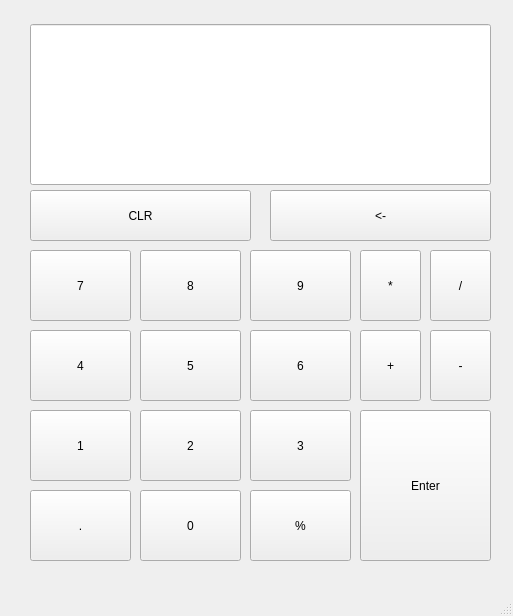
<?xml version="1.0" encoding="UTF-8"?>
<ui version="4.0">
 <class>MainWindow</class>
 <widget class="QMainWindow" name="MainWindow">
  <property name="geometry">
   <rect>
    <x>0</x>
    <y>0</y>
    <width>513</width>
    <height>616</height>
   </rect>
  </property>
  <property name="windowTitle">
   <string>MainWindow</string>
  </property>
  <widget class="QWidget" name="centralwidget">
   <widget class="QLineEdit" name="pantalla">
    <property name="geometry">
     <rect>
      <x>30</x>
      <y>24</y>
      <width>461</width>
      <height>161</height>
     </rect>
    </property>
   </widget>
   <widget class="QPushButton" name="btn_7">
    <property name="geometry">
     <rect>
      <x>30</x>
      <y>250</y>
      <width>101</width>
      <height>71</height>
     </rect>
    </property>
    <property name="text">
     <string>7</string>
    </property>
   </widget>
   <widget class="QPushButton" name="btn_punto">
    <property name="geometry">
     <rect>
      <x>30</x>
      <y>490</y>
      <width>101</width>
      <height>71</height>
     </rect>
    </property>
    <property name="text">
     <string>.</string>
    </property>
   </widget>
   <widget class="QPushButton" name="btn_1">
    <property name="geometry">
     <rect>
      <x>30</x>
      <y>410</y>
      <width>101</width>
      <height>71</height>
     </rect>
    </property>
    <property name="text">
     <string>1</string>
    </property>
   </widget>
   <widget class="QPushButton" name="btn_4">
    <property name="geometry">
     <rect>
      <x>30</x>
      <y>330</y>
      <width>101</width>
      <height>71</height>
     </rect>
    </property>
    <property name="text">
     <string>4</string>
    </property>
   </widget>
   <widget class="QPushButton" name="btn_perc">
    <property name="geometry">
     <rect>
      <x>250</x>
      <y>490</y>
      <width>101</width>
      <height>71</height>
     </rect>
    </property>
    <property name="text">
     <string>%</string>
    </property>
   </widget>
   <widget class="QPushButton" name="btn_3">
    <property name="geometry">
     <rect>
      <x>250</x>
      <y>410</y>
      <width>101</width>
      <height>71</height>
     </rect>
    </property>
    <property name="text">
     <string>3</string>
    </property>
   </widget>
   <widget class="QPushButton" name="btn_6">
    <property name="geometry">
     <rect>
      <x>250</x>
      <y>330</y>
      <width>101</width>
      <height>71</height>
     </rect>
    </property>
    <property name="text">
     <string>6</string>
    </property>
   </widget>
   <widget class="QPushButton" name="btn_9">
    <property name="geometry">
     <rect>
      <x>250</x>
      <y>250</y>
      <width>101</width>
      <height>71</height>
     </rect>
    </property>
    <property name="text">
     <string>9</string>
    </property>
   </widget>
   <widget class="QPushButton" name="btn_0">
    <property name="geometry">
     <rect>
      <x>140</x>
      <y>490</y>
      <width>101</width>
      <height>71</height>
     </rect>
    </property>
    <property name="text">
     <string>0</string>
    </property>
   </widget>
   <widget class="QPushButton" name="btn_2">
    <property name="geometry">
     <rect>
      <x>140</x>
      <y>410</y>
      <width>101</width>
      <height>71</height>
     </rect>
    </property>
    <property name="text">
     <string>2</string>
    </property>
   </widget>
   <widget class="QPushButton" name="btn_5">
    <property name="geometry">
     <rect>
      <x>140</x>
      <y>330</y>
      <width>101</width>
      <height>71</height>
     </rect>
    </property>
    <property name="text">
     <string>5</string>
    </property>
   </widget>
   <widget class="QPushButton" name="btn_8">
    <property name="geometry">
     <rect>
      <x>140</x>
      <y>250</y>
      <width>101</width>
      <height>71</height>
     </rect>
    </property>
    <property name="text">
     <string>8</string>
    </property>
   </widget>
   <widget class="QPushButton" name="btn_enter">
    <property name="geometry">
     <rect>
      <x>360</x>
      <y>410</y>
      <width>131</width>
      <height>151</height>
     </rect>
    </property>
    <property name="text">
     <string>Enter</string>
    </property>
   </widget>
   <widget class="QPushButton" name="btn_suma">
    <property name="geometry">
     <rect>
      <x>360</x>
      <y>330</y>
      <width>61</width>
      <height>71</height>
     </rect>
    </property>
    <property name="text">
     <string>+</string>
    </property>
   </widget>
   <widget class="QPushButton" name="btn_resta">
    <property name="geometry">
     <rect>
      <x>430</x>
      <y>330</y>
      <width>61</width>
      <height>71</height>
     </rect>
    </property>
    <property name="text">
     <string>-</string>
    </property>
   </widget>
   <widget class="QPushButton" name="btn_div">
    <property name="geometry">
     <rect>
      <x>430</x>
      <y>250</y>
      <width>61</width>
      <height>71</height>
     </rect>
    </property>
    <property name="text">
     <string>/</string>
    </property>
   </widget>
   <widget class="QPushButton" name="btn_mul">
    <property name="geometry">
     <rect>
      <x>360</x>
      <y>250</y>
      <width>61</width>
      <height>71</height>
     </rect>
    </property>
    <property name="text">
     <string>*</string>
    </property>
   </widget>
   <widget class="QPushButton" name="btn_clear">
    <property name="geometry">
     <rect>
      <x>30</x>
      <y>190</y>
      <width>221</width>
      <height>51</height>
     </rect>
    </property>
    <property name="text">
     <string>CLR</string>
    </property>
   </widget>
   <widget class="QPushButton" name="btn_supr">
    <property name="geometry">
     <rect>
      <x>270</x>
      <y>190</y>
      <width>221</width>
      <height>51</height>
     </rect>
    </property>
    <property name="text">
     <string>&lt;-</string>
    </property>
   </widget>
  </widget>
  <widget class="QMenuBar" name="menubar">
   <property name="geometry">
    <rect>
     <x>0</x>
     <y>0</y>
     <width>513</width>
     <height>22</height>
    </rect>
   </property>
  </widget>
  <widget class="QStatusBar" name="statusbar"/>
 </widget>
 <resources/>
 <connections/>
</ui>
